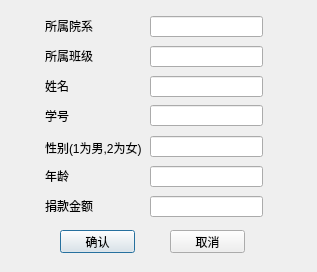
<?xml version="1.0" encoding="UTF-8"?>
<ui version="4.0">
 <class>AddStudent</class>
 <widget class="QDialog" name="AddStudent">
  <property name="geometry">
   <rect>
    <x>0</x>
    <y>0</y>
    <width>317</width>
    <height>272</height>
   </rect>
  </property>
  <property name="minimumSize">
   <size>
    <width>317</width>
    <height>272</height>
   </size>
  </property>
  <property name="maximumSize">
   <size>
    <width>317</width>
    <height>272</height>
   </size>
  </property>
  <property name="windowTitle">
   <string>添加学生</string>
  </property>
  <widget class="QLabel" name="label">
   <property name="geometry">
    <rect>
     <x>45</x>
     <y>20</y>
     <width>54</width>
     <height>12</height>
    </rect>
   </property>
   <property name="text">
    <string>所属院系</string>
   </property>
  </widget>
  <widget class="QLineEdit" name="lineEdit">
   <property name="geometry">
    <rect>
     <x>150</x>
     <y>16</y>
     <width>113</width>
     <height>21</height>
    </rect>
   </property>
  </widget>
  <widget class="QLabel" name="label_2">
   <property name="geometry">
    <rect>
     <x>45</x>
     <y>50</y>
     <width>54</width>
     <height>12</height>
    </rect>
   </property>
   <property name="text">
    <string>所属班级</string>
   </property>
  </widget>
  <widget class="QLineEdit" name="lineEdit_2">
   <property name="geometry">
    <rect>
     <x>150</x>
     <y>46</y>
     <width>113</width>
     <height>21</height>
    </rect>
   </property>
  </widget>
  <widget class="QLabel" name="label_3">
   <property name="geometry">
    <rect>
     <x>45</x>
     <y>80</y>
     <width>54</width>
     <height>12</height>
    </rect>
   </property>
   <property name="text">
    <string>姓名</string>
   </property>
  </widget>
  <widget class="QLineEdit" name="lineEdit_3">
   <property name="geometry">
    <rect>
     <x>150</x>
     <y>76</y>
     <width>113</width>
     <height>21</height>
    </rect>
   </property>
  </widget>
  <widget class="QLabel" name="label_4">
   <property name="geometry">
    <rect>
     <x>45</x>
     <y>110</y>
     <width>54</width>
     <height>12</height>
    </rect>
   </property>
   <property name="text">
    <string>学号</string>
   </property>
  </widget>
  <widget class="QLineEdit" name="lineEdit_4">
   <property name="geometry">
    <rect>
     <x>150</x>
     <y>105</y>
     <width>113</width>
     <height>21</height>
    </rect>
   </property>
  </widget>
  <widget class="QLabel" name="label_5">
   <property name="geometry">
    <rect>
     <x>45</x>
     <y>140</y>
     <width>111</width>
     <height>16</height>
    </rect>
   </property>
   <property name="text">
    <string>性别(1为男,2为女)</string>
   </property>
  </widget>
  <widget class="QLineEdit" name="lineEdit_5">
   <property name="geometry">
    <rect>
     <x>150</x>
     <y>136</y>
     <width>113</width>
     <height>21</height>
    </rect>
   </property>
  </widget>
  <widget class="QLabel" name="label_6">
   <property name="geometry">
    <rect>
     <x>45</x>
     <y>170</y>
     <width>54</width>
     <height>12</height>
    </rect>
   </property>
   <property name="text">
    <string>年龄</string>
   </property>
  </widget>
  <widget class="QLineEdit" name="lineEdit_6">
   <property name="geometry">
    <rect>
     <x>150</x>
     <y>166</y>
     <width>113</width>
     <height>21</height>
    </rect>
   </property>
  </widget>
  <widget class="QLabel" name="label_7">
   <property name="geometry">
    <rect>
     <x>45</x>
     <y>200</y>
     <width>54</width>
     <height>12</height>
    </rect>
   </property>
   <property name="text">
    <string>捐款金额</string>
   </property>
  </widget>
  <widget class="QLineEdit" name="lineEdit_7">
   <property name="geometry">
    <rect>
     <x>150</x>
     <y>196</y>
     <width>113</width>
     <height>21</height>
    </rect>
   </property>
  </widget>
  <widget class="QPushButton" name="pushButton">
   <property name="geometry">
    <rect>
     <x>60</x>
     <y>230</y>
     <width>75</width>
     <height>23</height>
    </rect>
   </property>
   <property name="text">
    <string>确认</string>
   </property>
  </widget>
  <widget class="QPushButton" name="pushButton_2">
   <property name="geometry">
    <rect>
     <x>170</x>
     <y>230</y>
     <width>75</width>
     <height>23</height>
    </rect>
   </property>
   <property name="text">
    <string>取消</string>
   </property>
  </widget>
 </widget>
 <resources/>
 <connections>
  <connection>
   <sender>pushButton_2</sender>
   <signal>clicked()</signal>
   <receiver>AddStudent</receiver>
   <slot>close()</slot>
   <hints>
    <hint type="sourcelabel">
     <x>207</x>
     <y>241</y>
    </hint>
    <hint type="destinationlabel">
     <x>158</x>
     <y>135</y>
    </hint>
   </hints>
  </connection>
 </connections>
</ui>
